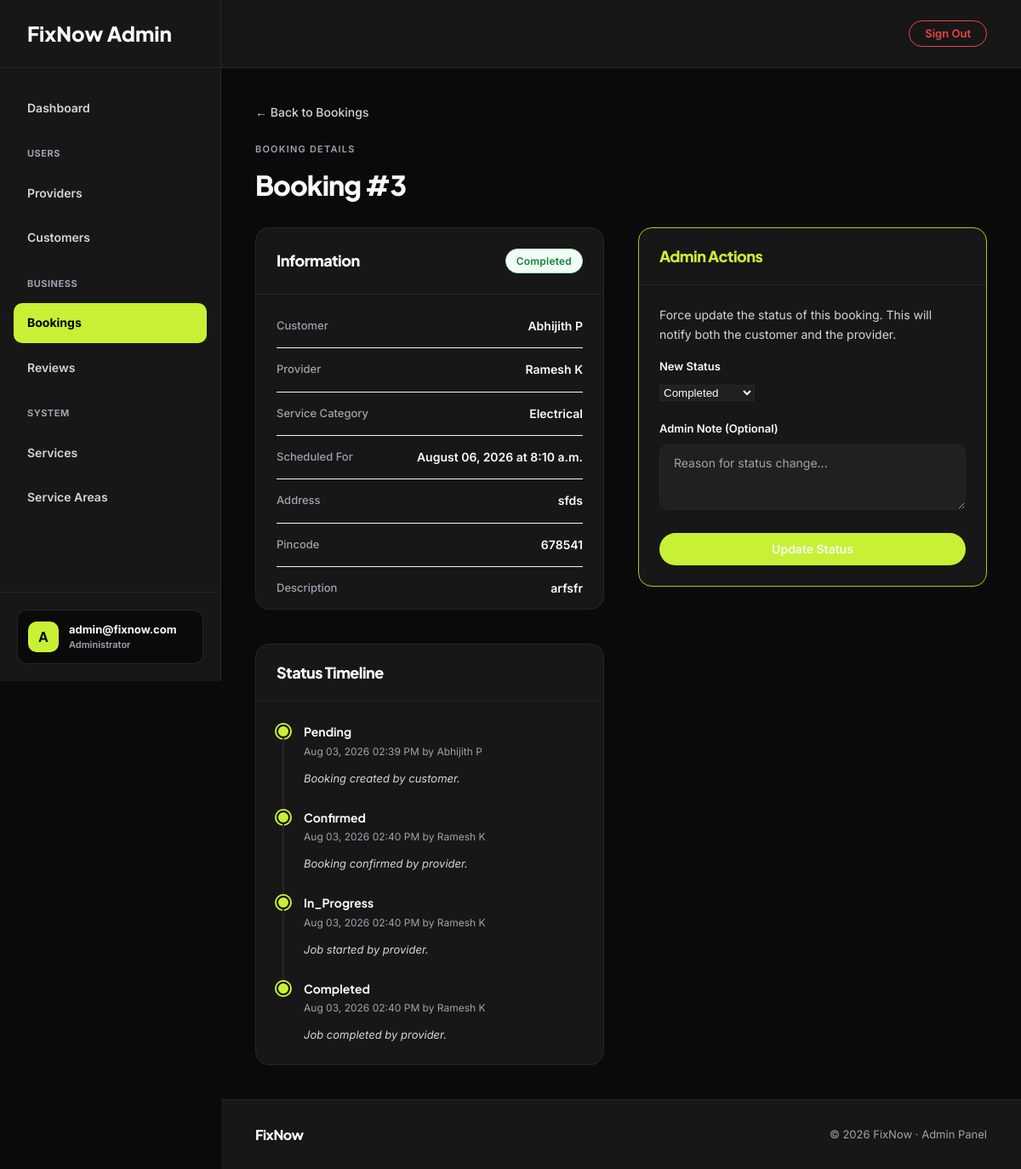
The page /dashboard/bookings/3/ (signed in) on the database its author committed.
### fixnow_app/models.py (models this page shows, shortened)
class CustomUser(AbstractUser):
    USER_TYPE_CHOICES = (
        ('customer', 'Customer'),
        ('provider', 'Provider'),
    )
    username = None
    email = models.EmailField(unique=True)
    phone = models.CharField(max_length=20, blank=True, null=True)
    user_type = models.CharField(max_length=20, choices=USER_TYPE_CHOICES, blank=True, null=True)
    created_at = models.DateTimeField(auto_now_add=True)
    updated_at = models.DateTimeField(auto_now=True)
    USERNAME_FIELD = 'email'
    REQUIRED_FIELDS = []
    objects = CustomUserManager()

class Booking(models.Model):
    STATUS_CHOICES = (
        ('pending',     'Pending'),
        ('confirmed',   'Confirmed'),
        ('in_progress', 'In Progress'),
        ('completed',   'Completed'),
        ('rejected',    'Rejected'),
        ('cancelled',   'Cancelled'),
    )
    customer = models.ForeignKey(CustomUser, on_delete=models.CASCADE, related_name='bookings')
    provider = models.ForeignKey(ProviderProfile, on_delete=models.CASCADE, related_name='bookings')
    category = models.ForeignKey(ServiceCategory, on_delete=models.SET_NULL, null=True)
    description = models.TextField()
    scheduled_date = models.DateField()
    scheduled_time = models.TimeField()
    address = models.TextField()
    pincode = models.CharField(max_length=10)
    status = models.CharField(max_length=20, choices=STATUS_CHOICES, default='pending')
    created_at = models.DateTimeField(auto_now_add=True)
    updated_at = models.DateTimeField(auto_now=True)
    class Meta:
        ordering = ['-created_at']

class ProviderProfile(models.Model):
    STATUS_CHOICES = (
        ('pending', 'Pending'),
        ('approved', 'Approved'),
        ('rejected', 'Rejected'),
        ('suspended', 'Suspended'),
    )
    user = models.OneToOneField(CustomUser, on_delete=models.CASCADE, related_name='provider_profile')
    category = models.ForeignKey(ServiceCategory, on_delete=models.SET_NULL, null=True, blank=True, related_name='providers')
    custom_category_request = models.CharField(max_length=200, blank=True, null=True)
    bio = models.TextField(blank=True)
    experience_years = models.IntegerField(default=0)
    profile_photo = models.ImageField(upload_to='provider_photos/', blank=True, null=True)
    id_proof = models.FileField(upload_to='id_proofs/', blank=True, null=True)
    service_pincodes = models.ManyToManyField(ServicePincode, blank=True, related_name='providers')
    is_available = models.BooleanField(default=True)
    avg_rating = models.DecimalField(max_digits=3, decimal_places=2, default=0.00)
    status = models.CharField(max_length=20, choices=STATUS_CHOICES, default='pending')
    created_at = models.DateTimeField(auto_now_add=True)
    updated_at = models.DateTimeField(auto_now=True)

class ServiceCategory(models.Model):
    name = models.CharField(max_length=100)
    slug = models.SlugField(unique=True)
    icon = models.ImageField(upload_to='category_icons/', blank=True, null=True)
    description = models.TextField(blank=True)
    is_active = models.BooleanField(default=True)
    created_at = models.DateTimeField(auto_now_add=True)
    class Meta:
        verbose_name_plural = 'Service Categories'
        ordering = ['name']

class BookingStatusLog(models.Model):
    booking = models.ForeignKey(Booking, on_delete=models.CASCADE, related_name='status_logs')
    status = models.CharField(max_length=20)
    changed_by = models.ForeignKey(CustomUser, on_delete=models.SET_NULL, null=True)
    note = models.TextField(blank=True)
    timestamp = models.DateTimeField(auto_now_add=True)
    class Meta:
        ordering = ['timestamp']

### fixnow_app/views/admin_views.py (the view, shortened to what this page needs)
# urls.py: path('dashboard/bookings/<int:id>/', views.admin_booking_detail, name='admin_booking_detail'),
@login_required(login_url='admin_login')
def admin_booking_detail(request, id):
    if not request.user.is_staff:
        return redirect('admin_login')
    booking = get_object_or_404(
        Booking.objects.select_related('customer', 'provider', 'provider__user', 'category'),
        id=id
    )
    status_logs = booking.status_logs.select_related('changed_by').all()
    return render(request, 'admin_pages/booking_detail.html', {
        'booking': booking,
        'status_logs': status_logs,
        'status_choices': Booking.STATUS_CHOICES,
    })

### templates/admin_pages/booking_detail.html (shortened to what this page needs)
{% extends "admin_pages/base.html" %}
{% load static %}
{% block nav_bookings %}active{% endblock %}
{% block content %}
<a href="javascript:history.back()" class="fn-back">← Back to Bookings</a>
<div class="fn-page-header">
    <span class="fn-section-label">Booking Details</span>
    <h1 class="fn-display fn-display-sm">Booking #{{ booking.id }}</h1>
</div>
<div class="fn-two-col" style="align-items: flex-start; gap: 40px;">
    <div style="display: flex; flex-direction: column; gap: 40px;">
        <div class="fn-card" style="padding: 0; overflow: hidden;">
            <div style="padding: 24px; border-bottom: 1px solid var(--fn-border); display: flex; justify-content: space-between; align-items: center;">
                <h3 class="fn-display" style="font-size: 18px;">Information</h3>
                <span class="fn-badge fn-badge-{{ booking.status }}">
                    {{ booking.status|title }}
                </span>
            </div>
            <div style="padding: 12px 24px;">
                <div class="fn-info-row">
                    <span class="fn-info-label">Customer</span>
                    <span class="fn-info-value">{{ booking.customer.get_full_name|default:booking.customer.email }}</span>
                </div>
                <div class="fn-info-row">
                    <span class="fn-info-label">Provider</span>
                    <span class="fn-info-value">{{ booking.provider.user.get_full_name|default:booking.provider.user.email }}</span>
                </div>
                <div class="fn-info-row">
                    <span class="fn-info-label">Service Category</span>
                    <span class="fn-info-value">{{ booking.category.name }}</span>
                </div>
                <div class="fn-info-row">
                    <span class="fn-info-label">Scheduled For</span>
                    <span class="fn-info-value">{{ booking.scheduled_date|date:"F d, Y" }} at {{ booking.scheduled_time }}</span>
                </div>
                <div class="fn-info-row">
                    <span class="fn-info-label">Address</span>
                    <span class="fn-info-value">{{ booking.address }}</span>
                </div>
                <div class="fn-info-row">
                    <span class="fn-info-label">Pincode</span>
                    <span class="fn-info-value">{{ booking.pincode }}</span>
                </div>
                <div class="fn-info-row" style="border-bottom: none; padding-bottom: 0;">
                    <span class="fn-info-label">Description</span>
                    <span class="fn-info-value" style="max-width: 300px; text-align: right;">{{ booking.description }}</span>
                </div>
            </div>
        </div>
        <div class="fn-card" style="padding: 0; overflow: hidden;">
            <div style="padding: 24px; border-bottom: 1px solid var(--fn-border);">
                <h3 class="fn-display" style="font-size: 18px;">Status Timeline</h3>
            </div>
            <div class="fn-timeline" style="padding: 24px;">
                {% for log in status_logs %}
                <div class="fn-timeline-item">
                    <div class="fn-timeline-dot"></div>
                    <div>
                        <p class="fn-timeline-status" style="color: var(--fn-text-1);">{{ log.status|title }}</p>
                        <p class="fn-timeline-meta" style="color: var(--fn-text-3);">{{ log.timestamp|date:"M d, Y h:i A" }} by {{ log.changed_by.get_full_name|default:log.changed_by.email }}</p>
                        {% if log.note %}
                        <p class="fn-timeline-note" style="color: var(--fn-text-2);">{{ log.note }}</p>
                        {% endif %}
                    </div>
                </div>
                {% empty %}
                <p style="color:var(--fn-text-3); font-size:14px; text-align:center;">No status history yet.</p>
                {% endfor %}
            </div>
        </div>
    </div>
    <div style="display: flex; flex-direction: column; gap: 40px;">
        <div class="fn-card" style="padding: 0; overflow: hidden; border-color: var(--fn-accent-dark);">
            <div style="padding: 24px; border-bottom: 1px solid var(--fn-border);">
                <h3 class="fn-display" style="font-size: 18px; color: var(--fn-accent);">Admin Actions</h3>
            </div>
            <div style="padding: 24px;">
                <p style="margin-bottom: 16px; font-size: 14px; color: var(--fn-text-2);">Force update the status of this booking. This will notify both the customer and the provider.</p>
                <form method="POST">
                    <div class="fn-field">
                        <label class="fn-label">New Status</label>
                        <select name="status" class="fn-select" required>
                            {% for val, label in status_choices %}
                            <option value="{{ val }}" {% if booking.status == val %}selected{% endif %}>{{ label }}</option>
                            {% endfor %}
                        </select>
                    </div>
                    <div class="fn-field">
                        <label class="fn-label">Admin Note (Optional)</label>
                        <textarea name="note" class="fn-input" rows="3" placeholder="Reason for status change..."></textarea>
                    </div>
                    <button type="submit" class="fn-btn fn-btn-primary fn-btn-full" onclick="return confirm('Update booking status?');">Update Status</button>
                </form>
            </div>
        </div>
    </div>
</div>
{% endblock %}

### templates/admin_pages/base.html (shortened to what this page needs)
{% load static %}
<!DOCTYPE html>
<html lang="en">
<head>
    <link rel="stylesheet" href="{% static 'css/fixnow.css' %}">
    <link rel="stylesheet" href="https://cdnjs.cloudflare.com/ajax/libs/toastr.js/latest/toastr.min.css">
</head>
<body>
<aside class="fn-sidebar">
    <a href="{% url 'admin_dashboard' %}" class="fn-sidebar-logo">FixNow Admin</a>
    <nav class="fn-sidebar-nav">
        <a href="{% url 'admin_dashboard' %}" class="fn-sidebar-link {% block nav_dashboard %}{% endblock %}">Dashboard</a>
        <div style="font-size: 11px; font-weight: 700; color: var(--fn-text-3); text-transform: uppercase; margin: 16px 0 8px 16px; letter-spacing: 0.5px;">Users</div>
        <a href="{% url 'admin_provider_list' %}" class="fn-sidebar-link {% block nav_providers %}{% endblock %}">Providers</a>
        <a href="{% url 'admin_customer_list' %}" class="fn-sidebar-link {% block nav_customers %}{% endblock %}">Customers</a>
        <div style="font-size: 11px; font-weight: 700; color: var(--fn-text-3); text-transform: uppercase; margin: 16px 0 8px 16px; letter-spacing: 0.5px;">Business</div>
        <a href="{% url 'admin_booking_list' %}" class="fn-sidebar-link {% block nav_bookings %}{% endblock %}">Bookings</a>
        <a href="{% url 'admin_review_list' %}" class="fn-sidebar-link {% block nav_reviews %}{% endblock %}">Reviews</a>
        <div style="font-size: 11px; font-weight: 700; color: var(--fn-text-3); text-transform: uppercase; margin: 16px 0 8px 16px; letter-spacing: 0.5px;">System</div>
        <a href="{% url 'admin_category_list' %}" class="fn-sidebar-link {% block nav_categories %}{% endblock %}">Services</a>
        <a href="{% url 'admin_pincode_list' %}" class="fn-sidebar-link {% block nav_pincodes %}{% endblock %}">Service Areas</a>
    </nav>
    <div class="fn-sidebar-footer">
        <div class="fn-user-profile">
            <div class="fn-user-avatar">A</div>
            <div class="fn-user-info">
                <div class="fn-user-name">{{ request.user.email }}</div>
                <div class="fn-user-role">Administrator</div>
            </div>
        </div>
    </div>
</aside>
<div class="fn-main-wrapper">
    <header class="fn-top-header">
        <a href="{% url 'admin_logout' %}" class="fn-btn fn-btn-ghost fn-btn-sm" style="color: #ef4444; border-color: #ef4444;">Sign Out</a>
    </header>
    <div class="fn-content">
        {% block content %}{% endblock %}
    </div>
    <footer class="fn-footer" style="background: var(--fn-bg-card); border-top: 1px solid var(--fn-border);">
        <span class="fn-footer__logo">FixNow</span>
        <span class="fn-footer__copy">
            © 2026 FixNow · Admin Panel
        </span>
    </footer>
</div>
</body>
</html>

### templates/admin_pages/base.html (style rules this page uses)
:root { --fn-bg: #0a0a0a; --fn-bg-card: #171717; --fn-border: #262626; --fn-text-1: #f9fafb; --fn-text-2: #d1d5db; --fn-text-3: #9ca3af; --fn-accent: #c8f135; --fn-accent-dark: #a8cc1a; --sidebar-width: 260px; }
body, html { background-color: var(--fn-bg); color: var(--fn-text-1); }
.fn-input, .fn-select, .fn-textarea { background: #202020; color: var(--fn-text-1); border-color: var(--fn-border); }
.fn-btn-ghost { color: var(--fn-text-1); }
body { display: flex; }
.fn-sidebar { width: var(--sidebar-width); height: 100vh; background: var(--fn-bg-card); border-right: 1px solid var(--fn-border); position: fixed; top: 0; left: 0; z-index: 100; display: flex; flex-direction: column; }
.fn-sidebar-logo { height: 80px; display: flex; align-items: center; padding: 0 32px; border-bottom: 1px solid var(--fn-border); font-family: var(--fn-font-head); font-size: 24px; font-weight: 800; text-decoration: none; color: var(--fn-text-1); }
.fn-sidebar-nav { flex: 1; padding: 24px 16px; display: flex; flex-direction: column; gap: 6px; overflow-y: auto; }
.fn-sidebar-link { display: flex; align-items: center; gap: 12px; padding: 12px 16px; border-radius: 10px; color: var(--fn-text-2); text-decoration: none; font-size: 14px; font-weight: 600; transition: all 0.2s; }
.fn-sidebar-link.active { background: var(--fn-accent); color: #000; font-weight: 700; }
.fn-sidebar-footer { padding: 20px; border-top: 1px solid var(--fn-border); }
.fn-user-profile { display: flex; align-items: center; gap: 12px; padding: 12px; border-radius: 12px; background: var(--fn-bg); border: 1px solid var(--fn-border); }
.fn-user-avatar { width: 36px; height: 36px; border-radius: 10px; background: var(--fn-accent); color: #000; display: flex; align-items: center; justify-content: center; font-family: var(--fn-font-head); font-size: 16px; font-weight: 700; }
.fn-user-info { flex: 1; overflow: hidden; }
.fn-user-name { font-size: 13px; font-weight: 700; color: var(--fn-text-1); white-space: nowrap; overflow: hidden; text-overflow: ellipsis; }
.fn-user-role { font-size: 11px; color: var(--fn-text-3); font-weight: 600; }
.fn-main-wrapper { flex: 1; margin-left: var(--sidebar-width); min-height: 100vh; display: flex; flex-direction: column; background: var(--fn-bg); }
.fn-top-header { height: 80px; display: flex; align-items: center; justify-content: flex-end; padding: 0 40px; background: var(--fn-bg-card); border-bottom: 1px solid var(--fn-border); }
.fn-content { padding: 40px; flex: 1; }

### rows shown on the page
CustomUser: user.email "admin@fixnow.com"
Booking: id "3", status "Completed", customer.get_full_name "Abhijith P", provider.user.get_full_name "Ramesh K", category.name "Electrical", scheduled_date "August 06, 2026", scheduled_time "8:10 a.m.", address "sfds", pincode "678541", description "arfsfr"
BookingStatusLog: status "Pending", timestamp "Aug 03, 2026 02:39 PM", changed_by.get_full_name "Abhijith P", note "Booking created by customer."
BookingStatusLog: status "Confirmed", timestamp "Aug 03, 2026 02:40 PM", changed_by.get_full_name "Ramesh K", note "Booking confirmed by provider."
BookingStatusLog: status "In_Progress", timestamp "Aug 03, 2026 02:40 PM", changed_by.get_full_name "Ramesh K", note "Job started by provider."
BookingStatusLog: status "Completed", timestamp "Aug 03, 2026 02:40 PM", changed_by.get_full_name "Ramesh K", note "Job completed by provider."
